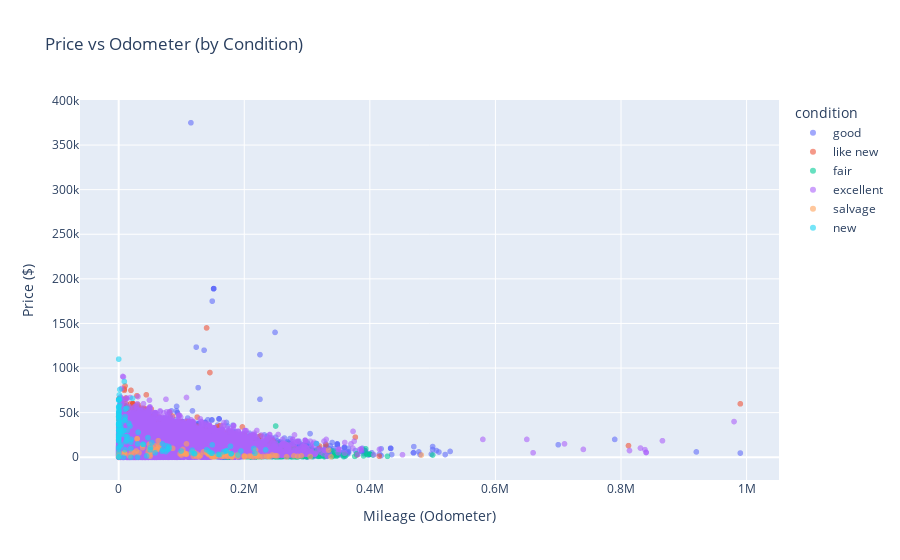

The notebook cell saved with this chart:
### Code cell
fig_scatter_odometer = px.scatter(
    df,
    x='odometer',
    y='price',
    color='condition',
    title='Price vs Odometer (by Condition)',
    labels={'odometer': 'Mileage (Odometer)', 'price': 'Price ($)'},
    opacity=0.6
)
fig_scatter_odometer.show()

### Figure 1 — Plotly figure (JSON) as saved in the notebook; plotly's stock layout.template omitted (floating-point values rounded to 4 significant figures; data arrays with more than 128 entries replaced by an {"elided": "..."} marker saying what was removed)
{"data": [{"hovertemplate": "condition=good<br>Mileage (Odometer)=%{x}<br>Price ($)=%{y}<extra></extra>", "legendgroup": "good", "marker": {"color": "#636efa", "opacity": 0.6, "symbol": "circle"}, "mode": "markers", "name": "good", "showlegend": true, "type": "scattergl", "x": {"elided": "20145 float values"}, "xaxis": "x", "y": {"elided": "20145 int values"}, "yaxis": "y"}, {"hovertemplate": "condition=like new<br>Mileage (Odometer)=%{x}<br>Price ($)=%{y}<extra></extra>", "legendgroup": "like new", "marker": {"color": "#EF553B", "opacity": 0.6, "symbol": "circle"}, "mode": "markers", "name": "like new", "showlegend": true, "type": "scattergl", "x": {"elided": "4742 float values"}, "xaxis": "x", "y": {"elided": "4742 int values"}, "yaxis": "y"}, {"hovertemplate": "condition=fair<br>Mileage (Odometer)=%{x}<br>Price ($)=%{y}<extra></extra>", "legendgroup": "fair", "marker": {"color": "#00cc96", "opacity": 0.6, "symbol": "circle"}, "mode": "markers", "name": "fair", "showlegend": true, "type": "scattergl", "x": {"elided": "1607 float values"}, "xaxis": "x", "y": {"elided": "1607 int values"}, "yaxis": "y"}, {"hovertemplate": "condition=excellent<br>Mileage (Odometer)=%{x}<br>Price ($)=%{y}<extra></extra>", "legendgroup": "excellent", "marker": {"color": "#ab63fa", "opacity": 0.6, "symbol": "circle"}, "mode": "markers", "name": "excellent", "showlegend": true, "type": "scattergl", "x": {"elided": "24773 float values"}, "xaxis": "x", "y": {"elided": "24773 int values"}, "yaxis": "y"}, {"hovertemplate": "condition=salvage<br>Mileage (Odometer)=%{x}<br>Price ($)=%{y}<extra></extra>", "legendgroup": "salvage", "marker": {"color": "#FFA15A", "opacity": 0.6, "symbol": "circle"}, "mode": "markers", "name": "salvage", "showlegend": true, "type": "scattergl", "x": [216300.0, 285000.0, 120000.0, 164200.0, 229700.0, 175000.0, 334200.0, 482000.0, 249000.0, 154100.0, 251900.0, 219700.0, 218000.0, 128000.0, 221200.0, 64050.0, NaN, NaN, 108000.0, 142000.0, 57500.0, 0.0, 63000.0, 38000.0, 116600.0, 0.0, NaN, 9621.0, 97800.0, NaN, 150000.0, 17080.0, 48500.0, 130200.0, 200000.0, 8900.0, NaN, 174000.0, 63400.0, 305000.0, 108000.0, 167000.0, 279000.0, NaN, 240500.0, 38000.0, 86000.0, 210000.0, 50000.0, 108000.0, 221000.0, 29330.0, 60920.0, NaN, 53890.0, 143300.0, 189000.0, NaN, 163000.0, 244400.0, 189400.0, 180000.0, NaN, 119000.0, 9621.0, 180800.0, 105000.0, 235300.0, 125000.0, 24500.0, 29330.0, 60920.0, 102200.0, NaN, 140200.0, NaN, 49680.0, 146000.0, 135000.0, 100000.0, 200000.0, 47000.0, 148000.0, NaN, 190000.0, 153000.0, 149000.0, 168000.0, 163.0, 201000.0, 28000.0, 124000.0, 291000.0, NaN, 102600.0, 338000.0, NaN, 212500.0, NaN, 32320.0, NaN, 180000.0, 54000.0, 158700.0, 100.0, 49000.0, 267400.0, 173000.0, 207000.0, 238200.0, 225000.0, 106300.0, 20000.0, NaN, 181500.0], "xaxis": "x", "y": [600, 1000, 5500, 999, 850, 5000, 8000, 2500, 1800, 1000, 1500, 1800, 8000, 580, 2700, 11000, 800, 800, 3800, 4100, 12900, 400, 18500, 13500, 5500, 900, 850, 4500, 3750, 22000, 800, 1700, 9450, 2000, 1500, 5000, 4000, 800, 13000, 800, 15000, 2950, 1500, 3500, 800, 10700, 9975, 1400, 1200, 3500, 800, 20750, 8750, 13200, 6750, 2950, 2495, 2400, 2700, 2500, 800, 1200, 1200, 1000, 4500, 500, 4700, 1000, 3500, 5200, 20750, 8750, 8725, 750, 5000, 1700, 3000, 3000, 6000, 2500, 700, 5990, 500, 2500, 2250, 650, 700, 1000, 1900, 600, 7000, 1000, 1500, 7000, 4800, 500, 2000, 700, 3000, 5000, 7000, 450, 9900, 1500, 5000, 14500, 500, 1500, 1000, 850, 500, 3500, 5000, 2900, 2700], "yaxis": "y"}, {"hovertemplate": "condition=new<br>Mileage (Odometer)=%{x}<br>Price ($)=%{y}<extra></extra>", "legendgroup": "new", "marker": {"color": "#19d3f3", "opacity": 0.6, "symbol": "circle"}, "mode": "markers", "name": "new", "showlegend": true, "type": "scattergl", "x": {"elided": "143 float values"}, "xaxis": "x", "y": {"elided": "143 int values"}, "yaxis": "y"}], "layout": {"legend": {"title": {"text": "condition"}, "tracegroupgap": 0}, "title": {"text": "Price vs Odometer (by Condition)"}, "xaxis": {"anchor": "y", "domain": [0, 1], "title": {"text": "Mileage (Odometer)"}}, "yaxis": {"anchor": "x", "domain": [0, 1], "title": {"text": "Price ($)"}}}}
